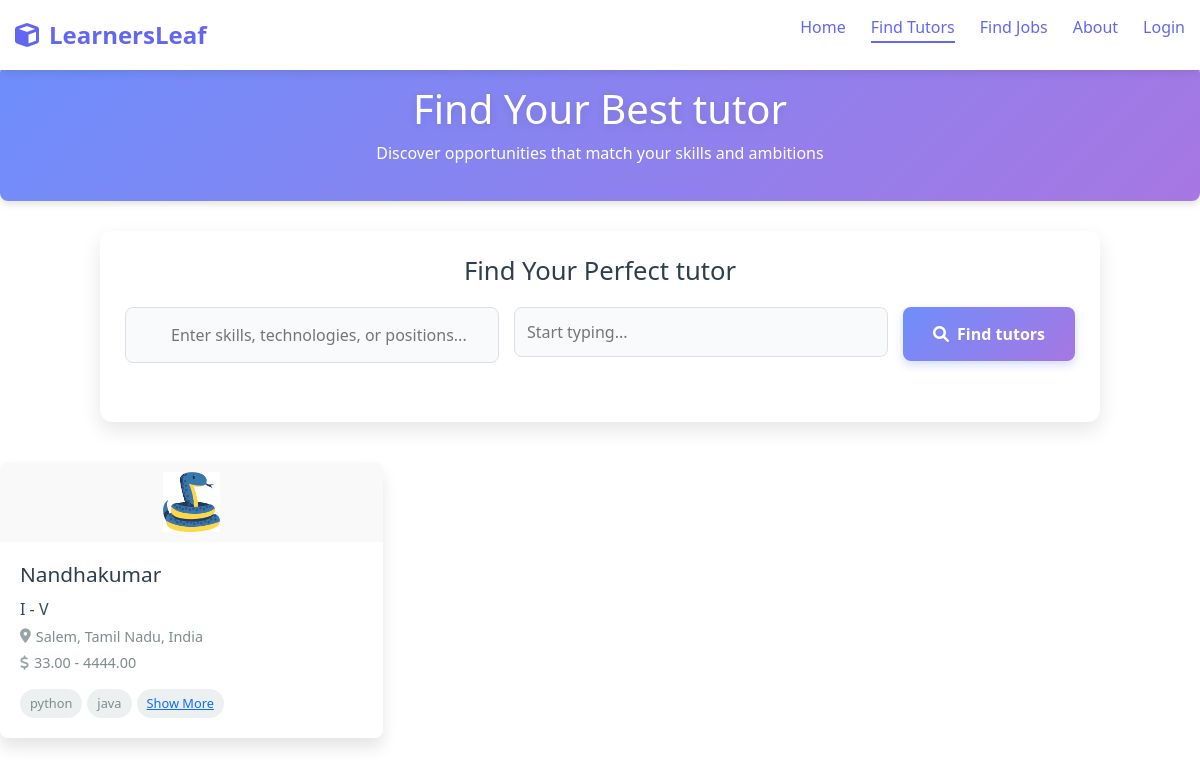
The page /h_all_teachers on the database its author committed.
### kovai_app/models.py (models this page shows)
class TutorRegistration(models.Model):
    GENDER_CHOICES = [
        ('male', 'Male'),
        ('female', 'Female'),
    ]
    TEACHING_TYPES = [
        ('individual_teaching', 'Individual Teaching'),
        ('teaching_company', 'Teaching Company'),
    ]
    DEGREE_TYPES = [
        ('Secondary', 'Secondary'),
        ('Higher_Secondary', 'Higher Secondary'),
        ('Diploma', 'Diploma'),
        ('Graduation', 'Graduation'),
        ('AdvancedDiploma', 'Advanced Diploma'),
        ('PostGraduation', 'Post Graduation'),
        ('Doctorate/PhD', 'Doctorate/PhD'),
        ('Certification', 'Certification'),
        ('Other', 'Other'),
    ]
    ASSOCIATION_CHOICES = [
        ('parttime', 'Part time'),
        ('fulltime', 'Full time'),
        ('Correspondence', 'Correspondence / Distance Learning'),
    ]
    FEE_CHOICES = [
        ('per_hour', 'per hour'),
        ('per_month', 'per month'),
        ('per_year', 'per year'),
    ]
    INTEREST_CHOICES = [
        ('online_teaching', 'Online teaching'),
        ('offline_teaching', 'Offline teaching'),
        ('full_time', 'Full Time'),
        ('part_time', 'Part Time'),
        ('both', 'Both'),
    ]
    user = models.OneToOneField(User, on_delete=models.CASCADE,null=True,blank=True)
    name = models.CharField(max_length=255)
    email = models.EmailField()
    password = models.CharField(max_length=255)
    confirm_password = models.CharField(max_length=255)
    types = models.CharField(max_length=50, choices=TEACHING_TYPES, null=True, blank=True)
    strength = models.CharField(max_length=255, null=True, blank=True)
    gender = models.CharField(max_length=10, choices=GENDER_CHOICES, null=True, blank=True)
    date_of_birth = models.DateField(null=True, blank=True)
    language = models.CharField(max_length=50, choices=TEACHING_TYPES, null=True, blank=True)
    language_two=models.CharField(max_length=50, choices=TEACHING_TYPES, null=True, blank=True)
    language_three=models.CharField(max_length=50, choices=TEACHING_TYPES, null=True, blank=True)
    language_four=models.CharField(max_length=50, choices=TEACHING_TYPES, null=True, blank=True)
    language_five=models.CharField(max_length=50, choices=TEACHING_TYPES, null=True, blank=True)
    location = models.CharField(max_length=255, null=True, blank=True)
    post_code = models.CharField(max_length=20, null=True, blank=True)
    subject = models.CharField(max_length=255, null=True, blank=True)
    from_level = models.CharField(max_length=255, null=True, blank=True)
    institution_name = models.CharField(max_length=255, null=True, blank=True)
    degree_type = models.CharField(max_length=50, choices=DEGREE_TYPES, null=True, blank=True)
    degree_name = models.CharField(max_length=255, null=True, blank=True)
    specialisation= models.CharField(max_length=255, null=True, blank=True)
    institution_name_two = models.CharField(max_length=255, null=True, blank=True)
    institution_name_three = models.CharField(max_length=255, null=True, blank=True)
    institution_name_four = models.CharField(max_length=255, null=True, blank=True)
    institution_name_five = models.CharField(max_length=255, null=True, blank=True)
    degree_type_two = models.CharField(max_length=50, choices=DEGREE_TYPES, null=True, blank=True)
    degree_name_two = models.CharField(max_length=255, null=True, blank=True)
    degree_type_three = models.CharField(max_length=50, choices=DEGREE_TYPES, null=True, blank=True)
    degree_name_three = models.CharField(max_length=255, null=True, blank=True)
    degree_type_four = models.CharField(max_length=50, choices=DEGREE_TYPES, null=True, blank=True)
    degree_name_four = models.CharField(max_length=255, null=True, blank=True)
    degree_type_five = models.CharField(max_length=50, choices=DEGREE_TYPES, null=True, blank=True)
    degree_name_five = models.CharField(max_length=255, null=True, blank=True)
    specialisation_two= models.CharField(max_length=255, null=True, blank=True)
    specialisation_three= models.CharField(max_length=255, null=True, blank=True)
    specialisation_four= models.CharField(max_length=255, null=True, blank=True)
    specialisation_five= models.CharField(max_length=255, null=True, blank=True)
    company_name = models.CharField(max_length=255, null=True, blank=True)
    job_roll = models.CharField(max_length=255, null=True, blank=True)
    company_name_two = models.CharField(max_length=255, null=True, blank=True)
    job_roll_two = models.CharField(max_length=255, null=True, blank=True)
    company_name_three = models.CharField(max_length=255, null=True, blank=True)
    job_roll_three = models.CharField(max_length=255, null=True, blank=True)
    company_name_four = models.CharField(max_length=255, null=True, blank=True)
    job_roll_four = models.CharField(max_length=255, null=True, blank=True)
    company_name_five = models.CharField(max_length=255, null=True, blank=True)
    job_roll_five = models.CharField(max_length=255, null=True, blank=True)
    year_of_experience=models.CharField(max_length=255, null=True, blank=True)
    year_of_experience_two=models.CharField(max_length=255, null=True, blank=True)
    year_of_experience_three=models.CharField(max_length=255, null=True, blank=True)
    year_of_experience_four=models.CharField(max_length=255, null=True, blank=True)
    year_of_experience_five=models.CharField(max_length=255, null=True, blank=True)
    i_charge = models.CharField(max_length=20, choices=FEE_CHOICES, null=True, blank=True)
    min_fee = models.DecimalField(max_digits=10, decimal_places=2, null=True, blank=True)
    max_fee = models.DecimalField(max_digits=10, decimal_places=2, null=True, blank=True)
    classes = models.CharField(max_length=20, choices=FEE_CHOICES, null=True, blank=True)
    other_subject = models.CharField(max_length=20, choices=FEE_CHOICES, null=True, blank=True)
    language_subject = models.CharField(max_length=20, choices=FEE_CHOICES, null=True, blank=True)
    curriculum= models.CharField(max_length=20, choices=FEE_CHOICES, null=True, blank=True)
    willing_to_travel = models.CharField(
        max_length=3,
        choices=[('yes', 'Yes'), ('no', 'No')],
        default='no',
        null=True,
        blank=True
    )
    available_for_online_teaching = models.CharField(
        max_length=3,
        choices=[('yes', 'Yes'), ('no', 'No')],
        default='no',
        null=True,
        blank=True
    )
    help_with_homework = models.CharField(
        max_length=3,
        choices=[('yes', 'Yes'), ('no', 'No')],
        default='no',
        null=True,
        blank=True
    )
    full_time_teacher = models.CharField(
        max_length=3,
        choices=[('yes', 'Yes'), ('no', 'No')],
        default='no',
        null=True,
        blank=True
    )
    interested_in = models.CharField(max_length=20, choices=INTEREST_CHOICES, null=True, blank=True)
    s_profile_description = models.TextField(null=True, blank=True)
    profile_description = models.TextField(null=True, blank=True)
    id_proof = models.ImageField(upload_to=upload_to, null=True, blank=True)
    profile_photo = models.ImageField(upload_to=upload_to,null=True)
    phone = models.CharField(max_length=15 ,null=True, blank=True)
    email_otp=models.BigIntegerField(null=True,blank=True)
    filename=models.CharField(max_length=500, choices=INTEREST_CHOICES, null=True, blank=True)
    coin=models.IntegerField(null=True, blank=True)
    review=models.IntegerField(null=True, blank=True)
    def __str__(self):
        return self.name

### kovai_app/views.py (the view)
# urls.py: path('h_all_teachers',views.h_all_teachers, name='h_all_teachers'),
def h_all_teachers(request ):
    all_tutor=TutorRegistration.objects.all()
    print("all :",all_tutor)
    for i in all_tutor:
        print(i.available_for_online_teaching)
        print(i.willing_to_travel)
    return render(request,"h_all_teacher.html",{"tutors":all_tutor,"h":"all"})

### kovai_app/templatetags/custom_filters.py (called while the page is built)
@register.filter
def parse_subjects(value):
    try:
        return ast.literal_eval(value)
    except (ValueError, SyntaxError):
        return value  # Return the original value if parsing fails

### kovai_app/templates/h_all_teacher.html (shortened to what this page needs)
{% load custom_filters %}
<!DOCTYPE html>
<html lang="en">
<head>
    <link rel="stylesheet" href="https://cdnjs.cloudflare.com/ajax/libs/font-awesome/6.0.0-beta3/css/all.min.css">
    <link href="https://cdn.jsdelivr.net/npm/bootstrap@5.3.3/dist/css/bootstrap.min.css" rel="stylesheet">
</head>
<body>
    <header class="top-bar">
        <div class="content-wrapper">
            <nav class="nav-shelf">
                <div class="brand-mark">
                    <i class="fas fa-cube"></i>
                    <span>LearnersLeaf</span>
                </div>
                <ul class="nav-trail">
                    <li><a href="/">Home</a></li>
                    <li><a href="/h_all_teachers" class="current">Find Tutors</a></li>
                    <li><a href="/h_tutors_job">Find Jobs</a></li>
                    <li><a href="/about">About</a></li>
                    {% if request.user.is_authenticated %}
       <li> <a href="/common_dashboard" style="text-decoration: none;">
                Go to Dashboard
            </a></li>
            {% else %}
               <li><a href="/stu_login">Login</a></li>
        {% endif %}
                </ul>
            </nav>
        </div>
    </header>
    <header class="header-1">
        <h1>Find Your Best tutor</h1>
        <p>Discover opportunities that match your skills and ambitions</p>
    </header>
    <div class="search-container">
        <form action="h_search_teacher" method="POST">
            <h2 class="search-title">Find Your Perfect tutor</h2>
            <div class="search-form">
                <div class="search-group">
                    <div class="input-wrapper">
                        <input type="text" id="skillsInput" name="subject"
                            placeholder="Enter skills, technologies, or positions...">
                    </div>
                </div>
                <div class="search-group">
                    <div class="input-wrapper">
                        <div id="search-container">
                            <input type="text" id="search" name="location" placeholder="Start typing..." />
                        </div>
                    </div>
                </div>
                <button id="searchButton" class="search-button" type="submit">
                    <i class="fas fa-search"></i> Find tutors
                </button>
            </div>
        </form>
    </div>
    {% if tutors %}
    <div class="tutor-container">
        {% for tutor in tutors %}
        <div class="tutor-card" data-tutor-id=5>
            <div class="tutor-logo">
                {% if tutor.profile_photo %}
                <img src="{{ tutor.profile_photo.url }}" alt="Profile Photo">
                {% else %}
                <img src="https://media.istockphoto.com/id/1371896330/photo/happy-asian-woman-in-his-graduation-day.jpg"
                    alt="Default Profile">
                {% endif %}
            </div>
            <div class="tutor-details">
                <h2 class="tutor-title">{{ tutor.name|title }} </h2>
                <p class="tutor-company">{{tutor.classes}}</p>
                <p class="tutor-location"><i class="fas fa-map-marker-alt"></i> {{ tutor.location }}</p>
                <p class="tutor-salary"><i class="fas fa-dollar-sign"></i> {{ tutor.min_fee }} - {{ tutor.max_fee }}
                </p>
                <div class="tutor-tags">
                    {% for subject in tutor.subject|parse_subjects|slice:":2" %}
                    <span class="tag">{{ subject }}</span>
                    {% endfor %}
                    {% if request.user.is_authenticated %}
                    <span class="tag"><a href="/s_myprofile/{{tutor.email}}/{{user.email}}" class="ba">Show
                            More</a></span>
                    {% else %}
                    <span class="tag"><a href="/stu_login" class="ba">Show More</a></span>
                    {% endif %}
                </div>
            </div>
        </div>
        {% endfor %}
    </div>
    {% endif %}
</body>
</html>

### rows shown on the page
TutorRegistration: profile_photo (picture), name "Nandhakumar", classes "I - V", location "Salem, Tamil Nadu, India", min_fee "33.00", max_fee "4444.00", subject "python" "java"
